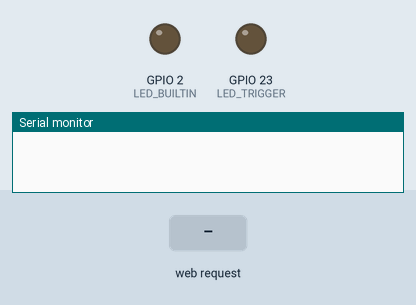
Recording of a program running on a simulated ESP32. Parts: output pins drawn as LEDs (lit = HIGH), the last lines printed to the serial monitor. Inputs (shaded band) come from the test bench. WiFi joins after 1.5 s; servers stay silent unless stated.

Above: at 0.1 s.
At 3.2 s:
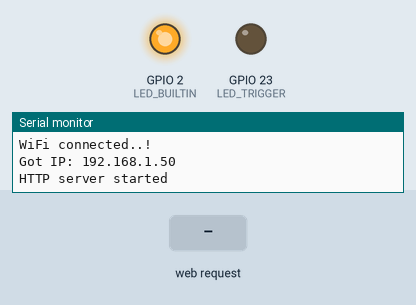
3.3 s: HTTP request GET /toggle received
4.8 s: HTTP request GET /toggle received
At 5.9 s:
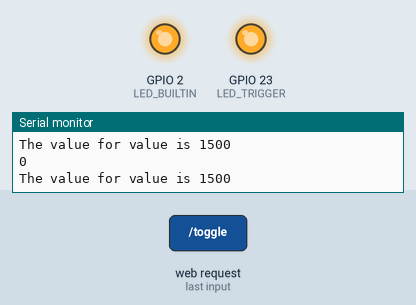
6.3 s: HTTP request GET /exitconfig received
Timing chart, 0 to 9.3 s (numbered marks = the images above; inputs shaded):
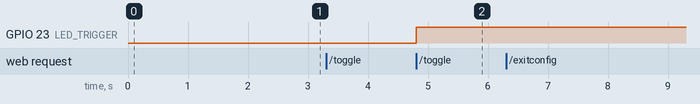

Measured:
- after the input at 4.8 s, GPIO 23 (LED_TRIGGER): LOW → HIGH at once

The program:

main.cpp
```cpp
#include "Arduino.h"

#include <cmath>
#include <algorithm>
#include <iostream>
#include <vector>
/*
 *  Customized Web LED Trigger Adapted from various sources.
 *  Adriaan van Wijk
 *  Anna-Mart Louw
 *  2022
 *  Web Integration Thanks to  https://www.hackster.io/donowak/internet-controlled-led-strip-using-esp32-arduino-2ca8a9
 *  Structure thanks to a final year thesis.
 *
 *
 *
 */

#include <WiFi.h>
#include <HTTPClient.h>
#include <WebServer.h>
#include <EEPROM.h>
#include <string>

void wifi_init();
void triggerGate(uint16_t delaytime);
void handle_OnConnect();
void handle_sendTime();
void handle_toggleLED();
void handle_exitconfig();
void handle_NotFound();
void handle_restartESP();
String SendHTML(uint8_t active);
String refreshpageHTML();
String restartpageHTML();
String ptr;
int tggle = 0;
/* Put your SSID & Password */
const char *ssid_client = "Louw Family";    // Enter SSID here
const char *password_client = "51053062"; //Enter Password here
const char *ssid_host = "Picotaal";                 // Enter SSID here
const char *password_host = "birdsfordays";         //Enter Password here

/* Put IP Address details */
IPAddress local_ip(10, 0, 0, 5);
IPAddress gateway(10, 10, 10, 1);
IPAddress subnet(255, 255, 255, 0);
WebServer server(80);

uint8_t LED_BUILTIN = 2; // Built in LED lights up when ESP is connected to Wifi.
uint8_t LED_TRIGGER = 23;
uint32_t TRIGGERTIME = 1500; // LED trigger time, in milliseconds.
/* ------------------------------------------- End of Constant Initialization --------------------------------------------- */

void setup()
{
  //EEPROM.begin(24);
  Serial.begin(115200); //Enable UART on ESP32

  pinMode(LED_BUILTIN, OUTPUT);
  pinMode(LED_TRIGGER, OUTPUT);
  wifi_init(); //initialize wifi, runs once.
               /* A note about EEPROM

        When starting with a FRESH ESP, the following MUST be implemented and flashed at least once, so that there is actual data there.
    */

  //EEPROM.put(0, float(7));
  //EEPROM.put(8, float(10));
  //EEPROM.commit();
  //EEPROM.put(18, 5000);
  //EEPROM.commit();
}

void loop()
{
  server.handleClient(); // handle the wifi page requests

  /*
                EEPROM.put(0, DIST_CUSTOM_IN);
                EEPROM.put(8, DIST_CUSTOM_OUT);
                EEPROM.commit();

                Serial.println("State saved in flash memory:");
                */

} // end of main loop

/* Functions Library: */

void wifi_station()
{
  WiFi.softAP(ssid_host, password_host);
  WiFi.softAPConfig(local_ip, gateway, subnet);
  Serial.println("Wifi Hosted..!");
  digitalWrite(LED_BUILTIN, HIGH);
}

void wifi_client()
{
  /* Enable Station Mode Where it connects to a local Wifi */

  WiFi.begin(ssid_client, password_client);
  while (WiFi.status() != WL_CONNECTED)
  {
    delay(1000);
    Serial.print(".");
  }
  Serial.println("");
  Serial.println("WiFi connected..!");
  digitalWrite(LED_BUILTIN, HIGH);
  Serial.print("Got IP: ");
  Serial.println(WiFi.localIP());
}

void wifi_init() /* Wifi Intialization - Runs Once. */
{
  //Choose between self hosting a network, or connecting to an existing one.

  //wifi_station(); //Be the Router
  wifi_client(); //Connect to the Router

  /* WebServer Command Structure */
  server.on("/", handle_OnConnect);
  server.on("/toggle", handle_toggleLED);
  server.on("/exitconfig", handle_exitconfig);
  server.on("/sendTime", HTTP_POST, handle_sendTime);
  server.on("/restartESP", handle_restartESP);
  server.onNotFound(handle_NotFound);
  server.begin();
  Serial.println("HTTP server started");
}

/* Web Handling Functions */

void handle_OnConnect()
{
  server.send(200, "text/html", SendHTML(LOW)); //Not Active
}

void handle_sendTime()
{

  // This part just checks that the boxes are not blank. If they are blank when you click enter, it ignores the input.
  if (server.arg("custom_triggertime") != "")
    TRIGGERTIME = (server.arg("custom_triggertime").toInt());

  /*
    EEPROM.put(0, DIST_CUSTOM_IN);
    EEPROM.put(8, DIST_CUSTOM_OUT);
    EEPROM.put(18, time_delay);
    EEPROM.commit();
    delay(20); // Just in case
    Serial.println("State saved in flash memory:");
    */
  Serial.println("LED Triggered!");
  server.send(200, "text/html", refreshpageHTML());
}

void handle_toggleLED()
{
  //This toggle


  if (tggle == 0)
  {
  //delay(TRIGGERTIME);
  digitalWrite(LED_TRIGGER, LOW);
  tggle = 1;
  }
  else
  {
    digitalWrite(LED_TRIGGER, HIGH);
    tggle = 0;
  }


  server.send(200, "text/html", SendHTML(HIGH)); //Active
  Serial.println(tggle);
  Serial.printf("The value for value is %d\n", TRIGGERTIME);

  handle_OnConnect();
}

void handle_exitconfig()
{
  //Put a cute disconnect loading page here that delays a bit before disconnecting
  handle_OnConnect();
  Serial.println("\nDisconnecting from AP now");
  //WiFi.softAPdisconnect(true);
}

void handle_restartESP()
{
  server.send(200, "text/html", restartpageHTML());
  WiFi.softAPdisconnect(true);
  delay(100);
  ESP.restart();
}

void handle_NotFound()
{
  server.send(404, "text/plain", "Not found. Are you sure you're surfing the right web?");
}

/* Web Page Design */

String SendHTML(uint8_t active)
{

  ptr = "<!DOCTYPE html> <html>\n";
  ptr += "<head><meta name=\"viewport\" content=\"width=device-width, initial-scale=1.0, user-scalable=no\">\n";
  ptr += "<title>Gate Control</title>\n";
  ptr += "<style>html { font-family: Helvetica; display: inline-block; margin: 0px auto; text-align: center;}\n";
  ptr += "body{margin-top: 50px;} h1 {color: #444444;margin: 50px auto 30px;} h3 {color: #444444;margin-bottom: 50px;}\n";
  ptr += ".button {display: block;width: 80px;background-color: #3498db;border: none;color: white;padding: 13px 30px;text-decoration: none;font-size: 25px;margin: 0px auto 35px;cursor: pointer;border-radius: 4px;}\n";
  ptr += ".buttonsmall {display: block;width: 80px;background-color: #3498db;border: none;color: white;padding: 13px 30px;text-decoration: none;font-size: 18px;margin: 0px auto 35px;cursor: pointer;border-radius: 4px;}\n";

  ptr += ".button-on {background-color: #d74242;}\n";
  ptr += ".button-on:active {background-color: #d74242;}\n";
  ptr += ".button-off {background-color: #852b2b;}\n";
  ptr += ".button-off:active {background-color: #2c3e50;}\n";
  ptr += ".button-save {background-color: #429bd7;}\n";
  ptr += ".button-restart {background-color: #ff3d00;}\n";

  ptr += "p {font-size: 14px;color: #888;margin-bottom: 10px;}\n";
  ptr += "</style>\n";

  if (active)
  {
    ptr += "<meta http-equiv='refresh' content='2;url=/'>\n";
  }

  ptr += "</head>\n";
  ptr += "<body>\n";
  ptr += "<h1>SimoneIOT Light Control</h1>\n";

  /* Toggle Gate*/
  if (active)
  {
    ptr += "<p>Pushing Button</p><a class=\"button button-off\" href=\"/\">Triggering LED</a>\n";
  }
  else
  {
    ptr += "<p>Button Released</p><a class=\"button button-on\" href=\"/toggle\">Toggle Light</a>\n";
  }

  ptr += "<p>Time Delay: " + String(TRIGGERTIME) + "[ms] </p>\n";

  /* Form and Button Part*/
  ptr += "<form action=\"/sendTime\" method=\"POST\">";
  ptr += "<input type = \"number\" name = \"custom_triggertime\" placeholder = \"Trigger Time [ms]\"><br>";
  ptr += "<br><input type = \"submit\" value = \"Enter\">";
  ptr += "</form>";

  /*Save and Quit*/
  //This doesn't actually do anything...
  //ptr += "<a class=\"buttonsmall button-save\" href=\"/exitconfig\">Refresh Page</a>\n";

  /*Footers*/
  ptr += "<h6>Created by A. van Wijk and A. Louw 2022</h6>\n";

  ptr += "<a class=\"buttonsmall button-restart\" href=\"/restartESP\">[Restart ESP]</a>\n";
  ptr += "</body>\n";
  ptr += "</html>\n";
  return ptr;
}

String refreshpageHTML()
{

  ptr = "<!DOCTYPE html> <html>\n";
  ptr += "<head><meta name=\"viewport\" content=\"width=device-width, initial-scale=1.0, user-scalable=no\">\n";
  ptr += "<title>Gate Control</title>\n";
  ptr += "<style>html { font-family: Helvetica; display: inline-block; margin: 0px auto; text-align: center; vertical-align: middle;}\n";
  ptr += "body{margin-top: 50px;} h1 {color: #444444;margin: 50px auto 30px;} h3 {color: #444444;margin-bottom: 50px;}\n";
  ptr += ".button {display: block;width: 80px;background-color: #3498db;border: none;color: white;padding: 13px 30px;text-decoration: none;font-size: 25px;margin: 0px auto 35px;cursor: pointer;border-radius: 4px;}\n";
  ptr += ".buttonsmall {display: block;width: 80px;background-color: #3498db;border: none;color: white;padding: 13px 30px;text-decoration: none;font-size: 18px;margin: 0px auto 35px;cursor: pointer;border-radius: 4px;}\n";
  ptr += ".button-on {background-color: #d74242;}\n";
  ptr += ".button-on:active {background-color: #d74242;}\n";
  ptr += ".button-off {background-color: #852b2b;}\n";
  ptr += ".button-off:active {background-color: #2c3e50;}\n";
  ptr += ".button-save {background-color: #429bd7;}\n";
  ptr += "p {font-size: 14px;color: #888;margin-bottom: 10px;}\n";
  ptr += "</style>\n";

  ptr += "<meta http-equiv='refresh' content='2;url=/'>\n";

  ptr += "</head>\n";
  ptr += "<body>\n";

  ptr += "<h1>Value Saved!</h1>\n";

  ptr += "</body>\n";
  ptr += "</html>\n";
  return ptr;
}

String restartpageHTML()
{

  ptr = "<!DOCTYPE html> <html>\n";
  ptr += "<head><meta name=\"viewport\" content=\"width=device-width, initial-scale=1.0, user-scalable=no\">\n";
  ptr += "<title>Gate Control</title>\n";
  ptr += "<style>html { font-family: Helvetica; display: inline-block; margin: 0px auto; text-align: center; vertical-align: middle;}\n";
  ptr += "body{margin-top: 50px;} h1 {color: #444444;margin: 50px auto 30px;} h3 {color: #444444;margin-bottom: 50px;}\n";
  ptr += ".button {display: block;width: 80px;background-color: #3498db;border: none;color: white;padding: 13px 30px;text-decoration: none;font-size: 25px;margin: 0px auto 35px;cursor: pointer;border-radius: 4px;}\n";
  ptr += ".buttonsmall {display: block;width: 80px;background-color: #3498db;border: none;color: white;padding: 13px 30px;text-decoration: none;font-size: 18px;margin: 0px auto 35px;cursor: pointer;border-radius: 4px;}\n";
  ptr += ".button-on {background-color: #d74242;}\n";
  ptr += ".button-on:active {background-color: #d74242;}\n";
  ptr += ".button-off {background-color: #852b2b;}\n";
  ptr += ".button-off:active {background-color: #2c3e50;}\n";
  ptr += ".button-save {background-color: #429bd7;}\n";
  ptr += "p {font-size: 14px;color: #888;margin-bottom: 10px;}\n";
  ptr += "</style>\n";

  ptr += "<meta http-equiv='refresh' content='15;url=/'>\n";

  ptr += "</head>\n";
  ptr += "<body>\n";

  ptr += "<h1>Restarting ESP</h1>\n";
  ptr += "<h2>Please wait for 15 seconds...</h2>\n";
  ptr += "</body>\n";
  ptr += "</html>\n";
  return ptr;
}
```
